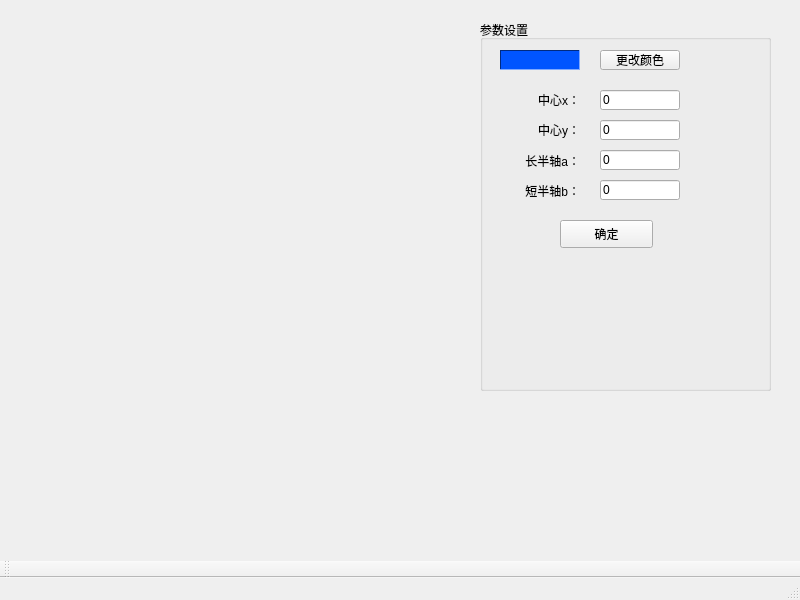
<?xml version="1.0" encoding="UTF-8"?>
<ui version="4.0">
 <class>MainWindow</class>
 <widget class="QMainWindow" name="MainWindow">
  <property name="geometry">
   <rect>
    <x>0</x>
    <y>0</y>
    <width>800</width>
    <height>600</height>
   </rect>
  </property>
  <property name="windowTitle">
   <string>中点画椭圆算法</string>
  </property>
  <widget class="QWidget" name="centralwidget">
   <widget class="QGroupBox" name="groupBox_set">
    <property name="geometry">
     <rect>
      <x>480</x>
      <y>20</y>
      <width>291</width>
      <height>371</height>
     </rect>
    </property>
    <property name="title">
     <string>参数设置</string>
    </property>
    <widget class="QLabel" name="label_x">
     <property name="geometry">
      <rect>
       <x>20</x>
       <y>70</y>
       <width>80</width>
       <height>20</height>
      </rect>
     </property>
     <property name="layoutDirection">
      <enum>Qt::RightToLeft</enum>
     </property>
     <property name="text">
      <string>中心x：</string>
     </property>
     <property name="alignment">
      <set>Qt::AlignRight|Qt::AlignTrailing|Qt::AlignVCenter</set>
     </property>
    </widget>
    <widget class="QLineEdit" name="lineEdit_cx">
     <property name="geometry">
      <rect>
       <x>120</x>
       <y>70</y>
       <width>80</width>
       <height>20</height>
      </rect>
     </property>
     <property name="text">
      <string>0</string>
     </property>
    </widget>
    <widget class="QLabel" name="label_y">
     <property name="geometry">
      <rect>
       <x>20</x>
       <y>100</y>
       <width>80</width>
       <height>20</height>
      </rect>
     </property>
     <property name="layoutDirection">
      <enum>Qt::RightToLeft</enum>
     </property>
     <property name="text">
      <string>中心y：</string>
     </property>
     <property name="alignment">
      <set>Qt::AlignRight|Qt::AlignTrailing|Qt::AlignVCenter</set>
     </property>
    </widget>
    <widget class="QLineEdit" name="lineEdit_cy">
     <property name="geometry">
      <rect>
       <x>120</x>
       <y>100</y>
       <width>80</width>
       <height>20</height>
      </rect>
     </property>
     <property name="text">
      <string>0</string>
     </property>
    </widget>
    <widget class="QLabel" name="label_a">
     <property name="geometry">
      <rect>
       <x>20</x>
       <y>130</y>
       <width>80</width>
       <height>21</height>
      </rect>
     </property>
     <property name="layoutDirection">
      <enum>Qt::RightToLeft</enum>
     </property>
     <property name="text">
      <string>长半轴a：</string>
     </property>
     <property name="alignment">
      <set>Qt::AlignRight|Qt::AlignTrailing|Qt::AlignVCenter</set>
     </property>
    </widget>
    <widget class="QLineEdit" name="lineEdit_a">
     <property name="geometry">
      <rect>
       <x>120</x>
       <y>130</y>
       <width>80</width>
       <height>20</height>
      </rect>
     </property>
     <property name="text">
      <string>0</string>
     </property>
    </widget>
    <widget class="QFrame" name="frame_color">
     <property name="geometry">
      <rect>
       <x>20</x>
       <y>30</y>
       <width>80</width>
       <height>20</height>
      </rect>
     </property>
     <property name="palette">
      <palette>
       <active>
        <colorrole role="WindowText">
         <brush brushstyle="SolidPattern">
          <color alpha="255">
           <red>0</red>
           <green>0</green>
           <blue>0</blue>
          </color>
         </brush>
        </colorrole>
        <colorrole role="Button">
         <brush brushstyle="SolidPattern">
          <color alpha="255">
           <red>0</red>
           <green>85</green>
           <blue>255</blue>
          </color>
         </brush>
        </colorrole>
        <colorrole role="Light">
         <brush brushstyle="SolidPattern">
          <color alpha="255">
           <red>127</red>
           <green>170</green>
           <blue>255</blue>
          </color>
         </brush>
        </colorrole>
        <colorrole role="Midlight">
         <brush brushstyle="SolidPattern">
          <color alpha="255">
           <red>63</red>
           <green>127</green>
           <blue>255</blue>
          </color>
         </brush>
        </colorrole>
        <colorrole role="Dark">
         <brush brushstyle="SolidPattern">
          <color alpha="255">
           <red>0</red>
           <green>42</green>
           <blue>127</blue>
          </color>
         </brush>
        </colorrole>
        <colorrole role="Mid">
         <brush brushstyle="SolidPattern">
          <color alpha="255">
           <red>0</red>
           <green>56</green>
           <blue>170</blue>
          </color>
         </brush>
        </colorrole>
        <colorrole role="Text">
         <brush brushstyle="SolidPattern">
          <color alpha="255">
           <red>0</red>
           <green>0</green>
           <blue>0</blue>
          </color>
         </brush>
        </colorrole>
        <colorrole role="BrightText">
         <brush brushstyle="SolidPattern">
          <color alpha="255">
           <red>255</red>
           <green>255</green>
           <blue>255</blue>
          </color>
         </brush>
        </colorrole>
        <colorrole role="ButtonText">
         <brush brushstyle="SolidPattern">
          <color alpha="255">
           <red>0</red>
           <green>0</green>
           <blue>0</blue>
          </color>
         </brush>
        </colorrole>
        <colorrole role="Base">
         <brush brushstyle="SolidPattern">
          <color alpha="255">
           <red>255</red>
           <green>255</green>
           <blue>255</blue>
          </color>
         </brush>
        </colorrole>
        <colorrole role="Window">
         <brush brushstyle="SolidPattern">
          <color alpha="255">
           <red>0</red>
           <green>85</green>
           <blue>255</blue>
          </color>
         </brush>
        </colorrole>
        <colorrole role="Shadow">
         <brush brushstyle="SolidPattern">
          <color alpha="255">
           <red>0</red>
           <green>0</green>
           <blue>0</blue>
          </color>
         </brush>
        </colorrole>
        <colorrole role="AlternateBase">
         <brush brushstyle="SolidPattern">
          <color alpha="255">
           <red>127</red>
           <green>170</green>
           <blue>255</blue>
          </color>
         </brush>
        </colorrole>
        <colorrole role="ToolTipBase">
         <brush brushstyle="SolidPattern">
          <color alpha="255">
           <red>255</red>
           <green>255</green>
           <blue>220</blue>
          </color>
         </brush>
        </colorrole>
        <colorrole role="ToolTipText">
         <brush brushstyle="SolidPattern">
          <color alpha="255">
           <red>0</red>
           <green>0</green>
           <blue>0</blue>
          </color>
         </brush>
        </colorrole>
        <colorrole role="PlaceholderText">
         <brush brushstyle="SolidPattern">
          <color alpha="128">
           <red>0</red>
           <green>0</green>
           <blue>0</blue>
          </color>
         </brush>
        </colorrole>
       </active>
       <inactive>
        <colorrole role="WindowText">
         <brush brushstyle="SolidPattern">
          <color alpha="255">
           <red>0</red>
           <green>0</green>
           <blue>0</blue>
          </color>
         </brush>
        </colorrole>
        <colorrole role="Button">
         <brush brushstyle="SolidPattern">
          <color alpha="255">
           <red>0</red>
           <green>85</green>
           <blue>255</blue>
          </color>
         </brush>
        </colorrole>
        <colorrole role="Light">
         <brush brushstyle="SolidPattern">
          <color alpha="255">
           <red>127</red>
           <green>170</green>
           <blue>255</blue>
          </color>
         </brush>
        </colorrole>
        <colorrole role="Midlight">
         <brush brushstyle="SolidPattern">
          <color alpha="255">
           <red>63</red>
           <green>127</green>
           <blue>255</blue>
          </color>
         </brush>
        </colorrole>
        <colorrole role="Dark">
         <brush brushstyle="SolidPattern">
          <color alpha="255">
           <red>0</red>
           <green>42</green>
           <blue>127</blue>
          </color>
         </brush>
        </colorrole>
        <colorrole role="Mid">
         <brush brushstyle="SolidPattern">
          <color alpha="255">
           <red>0</red>
           <green>56</green>
           <blue>170</blue>
          </color>
         </brush>
        </colorrole>
        <colorrole role="Text">
         <brush brushstyle="SolidPattern">
          <color alpha="255">
           <red>0</red>
           <green>0</green>
           <blue>0</blue>
          </color>
         </brush>
        </colorrole>
        <colorrole role="BrightText">
         <brush brushstyle="SolidPattern">
          <color alpha="255">
           <red>255</red>
           <green>255</green>
           <blue>255</blue>
          </color>
         </brush>
        </colorrole>
        <colorrole role="ButtonText">
         <brush brushstyle="SolidPattern">
          <color alpha="255">
           <red>0</red>
           <green>0</green>
           <blue>0</blue>
          </color>
         </brush>
        </colorrole>
        <colorrole role="Base">
         <brush brushstyle="SolidPattern">
          <color alpha="255">
           <red>255</red>
           <green>255</green>
           <blue>255</blue>
          </color>
         </brush>
        </colorrole>
        <colorrole role="Window">
         <brush brushstyle="SolidPattern">
          <color alpha="255">
           <red>0</red>
           <green>85</green>
           <blue>255</blue>
          </color>
         </brush>
        </colorrole>
        <colorrole role="Shadow">
         <brush brushstyle="SolidPattern">
          <color alpha="255">
           <red>0</red>
           <green>0</green>
           <blue>0</blue>
          </color>
         </brush>
        </colorrole>
        <colorrole role="AlternateBase">
         <brush brushstyle="SolidPattern">
          <color alpha="255">
           <red>127</red>
           <green>170</green>
           <blue>255</blue>
          </color>
         </brush>
        </colorrole>
        <colorrole role="ToolTipBase">
         <brush brushstyle="SolidPattern">
          <color alpha="255">
           <red>255</red>
           <green>255</green>
           <blue>220</blue>
          </color>
         </brush>
        </colorrole>
        <colorrole role="ToolTipText">
         <brush brushstyle="SolidPattern">
          <color alpha="255">
           <red>0</red>
           <green>0</green>
           <blue>0</blue>
          </color>
         </brush>
        </colorrole>
        <colorrole role="PlaceholderText">
         <brush brushstyle="SolidPattern">
          <color alpha="128">
           <red>0</red>
           <green>0</green>
           <blue>0</blue>
          </color>
         </brush>
        </colorrole>
       </inactive>
       <disabled>
        <colorrole role="WindowText">
         <brush brushstyle="SolidPattern">
          <color alpha="255">
           <red>0</red>
           <green>42</green>
           <blue>127</blue>
          </color>
         </brush>
        </colorrole>
        <colorrole role="Button">
         <brush brushstyle="SolidPattern">
          <color alpha="255">
           <red>0</red>
           <green>85</green>
           <blue>255</blue>
          </color>
         </brush>
        </colorrole>
        <colorrole role="Light">
         <brush brushstyle="SolidPattern">
          <color alpha="255">
           <red>127</red>
           <green>170</green>
           <blue>255</blue>
          </color>
         </brush>
        </colorrole>
        <colorrole role="Midlight">
         <brush brushstyle="SolidPattern">
          <color alpha="255">
           <red>63</red>
           <green>127</green>
           <blue>255</blue>
          </color>
         </brush>
        </colorrole>
        <colorrole role="Dark">
         <brush brushstyle="SolidPattern">
          <color alpha="255">
           <red>0</red>
           <green>42</green>
           <blue>127</blue>
          </color>
         </brush>
        </colorrole>
        <colorrole role="Mid">
         <brush brushstyle="SolidPattern">
          <color alpha="255">
           <red>0</red>
           <green>56</green>
           <blue>170</blue>
          </color>
         </brush>
        </colorrole>
        <colorrole role="Text">
         <brush brushstyle="SolidPattern">
          <color alpha="255">
           <red>0</red>
           <green>42</green>
           <blue>127</blue>
          </color>
         </brush>
        </colorrole>
        <colorrole role="BrightText">
         <brush brushstyle="SolidPattern">
          <color alpha="255">
           <red>255</red>
           <green>255</green>
           <blue>255</blue>
          </color>
         </brush>
        </colorrole>
        <colorrole role="ButtonText">
         <brush brushstyle="SolidPattern">
          <color alpha="255">
           <red>0</red>
           <green>42</green>
           <blue>127</blue>
          </color>
         </brush>
        </colorrole>
        <colorrole role="Base">
         <brush brushstyle="SolidPattern">
          <color alpha="255">
           <red>0</red>
           <green>85</green>
           <blue>255</blue>
          </color>
         </brush>
        </colorrole>
        <colorrole role="Window">
         <brush brushstyle="SolidPattern">
          <color alpha="255">
           <red>0</red>
           <green>85</green>
           <blue>255</blue>
          </color>
         </brush>
        </colorrole>
        <colorrole role="Shadow">
         <brush brushstyle="SolidPattern">
          <color alpha="255">
           <red>0</red>
           <green>0</green>
           <blue>0</blue>
          </color>
         </brush>
        </colorrole>
        <colorrole role="AlternateBase">
         <brush brushstyle="SolidPattern">
          <color alpha="255">
           <red>0</red>
           <green>85</green>
           <blue>255</blue>
          </color>
         </brush>
        </colorrole>
        <colorrole role="ToolTipBase">
         <brush brushstyle="SolidPattern">
          <color alpha="255">
           <red>255</red>
           <green>255</green>
           <blue>220</blue>
          </color>
         </brush>
        </colorrole>
        <colorrole role="ToolTipText">
         <brush brushstyle="SolidPattern">
          <color alpha="255">
           <red>0</red>
           <green>0</green>
           <blue>0</blue>
          </color>
         </brush>
        </colorrole>
        <colorrole role="PlaceholderText">
         <brush brushstyle="SolidPattern">
          <color alpha="128">
           <red>0</red>
           <green>0</green>
           <blue>0</blue>
          </color>
         </brush>
        </colorrole>
       </disabled>
      </palette>
     </property>
     <property name="autoFillBackground">
      <bool>true</bool>
     </property>
     <property name="frameShape">
      <enum>QFrame::Panel</enum>
     </property>
     <property name="frameShadow">
      <enum>QFrame::Sunken</enum>
     </property>
    </widget>
    <widget class="QPushButton" name="pushButton_color">
     <property name="geometry">
      <rect>
       <x>120</x>
       <y>30</y>
       <width>80</width>
       <height>20</height>
      </rect>
     </property>
     <property name="text">
      <string>更改颜色</string>
     </property>
    </widget>
    <widget class="QPushButton" name="pushButton_ok">
     <property name="geometry">
      <rect>
       <x>80</x>
       <y>200</y>
       <width>93</width>
       <height>28</height>
      </rect>
     </property>
     <property name="text">
      <string>确定</string>
     </property>
    </widget>
    <widget class="QLabel" name="label_b">
     <property name="geometry">
      <rect>
       <x>20</x>
       <y>160</y>
       <width>80</width>
       <height>21</height>
      </rect>
     </property>
     <property name="layoutDirection">
      <enum>Qt::RightToLeft</enum>
     </property>
     <property name="text">
      <string>短半轴b：</string>
     </property>
     <property name="alignment">
      <set>Qt::AlignRight|Qt::AlignTrailing|Qt::AlignVCenter</set>
     </property>
    </widget>
    <widget class="QLineEdit" name="lineEdit_b">
     <property name="geometry">
      <rect>
       <x>120</x>
       <y>160</y>
       <width>80</width>
       <height>20</height>
      </rect>
     </property>
     <property name="text">
      <string>0</string>
     </property>
    </widget>
   </widget>
  </widget>
  <widget class="QMenuBar" name="menubar">
   <property name="geometry">
    <rect>
     <x>0</x>
     <y>0</y>
     <width>800</width>
     <height>26</height>
    </rect>
   </property>
  </widget>
  <widget class="QStatusBar" name="statusbar"/>
  <widget class="QToolBar" name="mainToolBar">
   <property name="windowTitle">
    <string>toolBar</string>
   </property>
   <attribute name="toolBarArea">
    <enum>BottomToolBarArea</enum>
   </attribute>
   <attribute name="toolBarBreak">
    <bool>false</bool>
   </attribute>
  </widget>
 </widget>
 <resources/>
 <connections/>
</ui>
